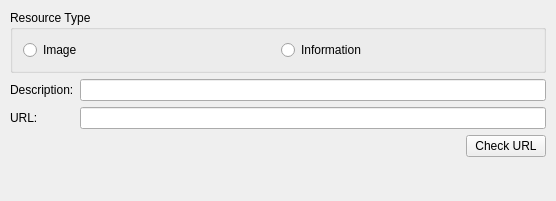
<ui version="4.0" >
 <class>AddLinkDialog</class>
 <widget class="QWidget" name="AddLinkDialog" >
  <property name="geometry" >
   <rect>
    <x>0</x>
    <y>0</y>
    <width>556</width>
    <height>201</height>
   </rect>
  </property>
  <layout class="QVBoxLayout" >
   <property name="margin" >
    <number>10</number>
   </property>
   <property name="spacing" >
    <number>6</number>
   </property>
   <item>
    <widget class="KButtonGroup" name="TypeBox" >
     <property name="title" >
      <string>Resource Type</string>
     </property>
     <layout class="QHBoxLayout" >
      <property name="margin" >
       <number>10</number>
      </property>
      <property name="spacing" >
       <number>6</number>
      </property>
      <item>
       <widget class="QRadioButton" name="ImageRadio" >
        <property name="text" >
         <string>Image</string>
        </property>
       </widget>
      </item>
      <item>
       <widget class="QRadioButton" name="InfoRadio" >
        <property name="text" >
         <string>Information</string>
        </property>
       </widget>
      </item>
     </layout>
    </widget>
   </item>
   <item>
    <layout class="QGridLayout" >
     <property name="margin" >
      <number>0</number>
     </property>
     <property name="spacing" >
      <number>6</number>
     </property>
     <item row="0" column="1" >
      <widget class="KLineEdit" name="DescBox" >
       <property name="toolTip" >
        <string>Text describing the linked resource</string>
       </property>
      </widget>
     </item>
     <item row="0" column="0" >
      <widget class="QLabel" name="DescLabel" >
       <property name="text" >
        <string>Description:</string>
       </property>
      </widget>
     </item>
     <item row="1" column="0" >
      <widget class="QLabel" name="URLLabel" >
       <property name="text" >
        <string>URL:</string>
       </property>
      </widget>
     </item>
     <item row="1" column="1" >
      <widget class="KLineEdit" name="URLBox" >
       <property name="sizePolicy" >
        <sizepolicy>
         <hsizetype>5</hsizetype>
         <vsizetype>0</vsizetype>
         <horstretch>0</horstretch>
         <verstretch>0</verstretch>
        </sizepolicy>
       </property>
       <property name="minimumSize" >
        <size>
         <width>450</width>
         <height>0</height>
        </size>
       </property>
       <property name="toolTip" >
        <string>The URL which will be displayed by this item</string>
       </property>
      </widget>
     </item>
    </layout>
   </item>
   <item>
    <layout class="QHBoxLayout" >
     <property name="margin" >
      <number>0</number>
     </property>
     <property name="spacing" >
      <number>6</number>
     </property>
     <item>
      <spacer>
       <property name="orientation" >
        <enum>Qt::Horizontal</enum>
       </property>
       <property name="sizeType" >
        <enum>QSizePolicy::Expanding</enum>
       </property>
       <property name="sizeHint" >
        <size>
         <width>40</width>
         <height>20</height>
        </size>
       </property>
      </spacer>
     </item>
     <item>
      <widget class="KPushButton" name="URLButton" >
       <property name="toolTip" >
        <string>Open URL in a browser window</string>
       </property>
       <property name="whatsThis" >
        <string>You can verify the entered URL by opening it in a browser window with this button</string>
       </property>
       <property name="text" >
        <string>Check URL</string>
       </property>
      </widget>
     </item>
    </layout>
   </item>
   <item>
    <spacer>
     <property name="orientation" >
      <enum>Qt::Vertical</enum>
     </property>
     <property name="sizeType" >
      <enum>QSizePolicy::Expanding</enum>
     </property>
     <property name="sizeHint" >
      <size>
       <width>20</width>
       <height>40</height>
      </size>
     </property>
    </spacer>
   </item>
  </layout>
 </widget>
  <customwidgets>
  <customwidget>
   <class>KLineEdit</class>
   <extends>QLineEdit</extends>
   <header>klineedit.h</header>
  </customwidget>
  <customwidget>
   <class>KButtonGroup</class>
   <extends>QGroupBox</extends>
   <header>kbuttongroup.h</header>
   <container>1</container>
  </customwidget>
  <customwidget>
   <class>KPushButton</class>
   <extends>QPushButton</extends>
   <header>kpushbutton.h</header>
  </customwidget>
 </customwidgets>
 <resources/>
 <connections/>
</ui>
